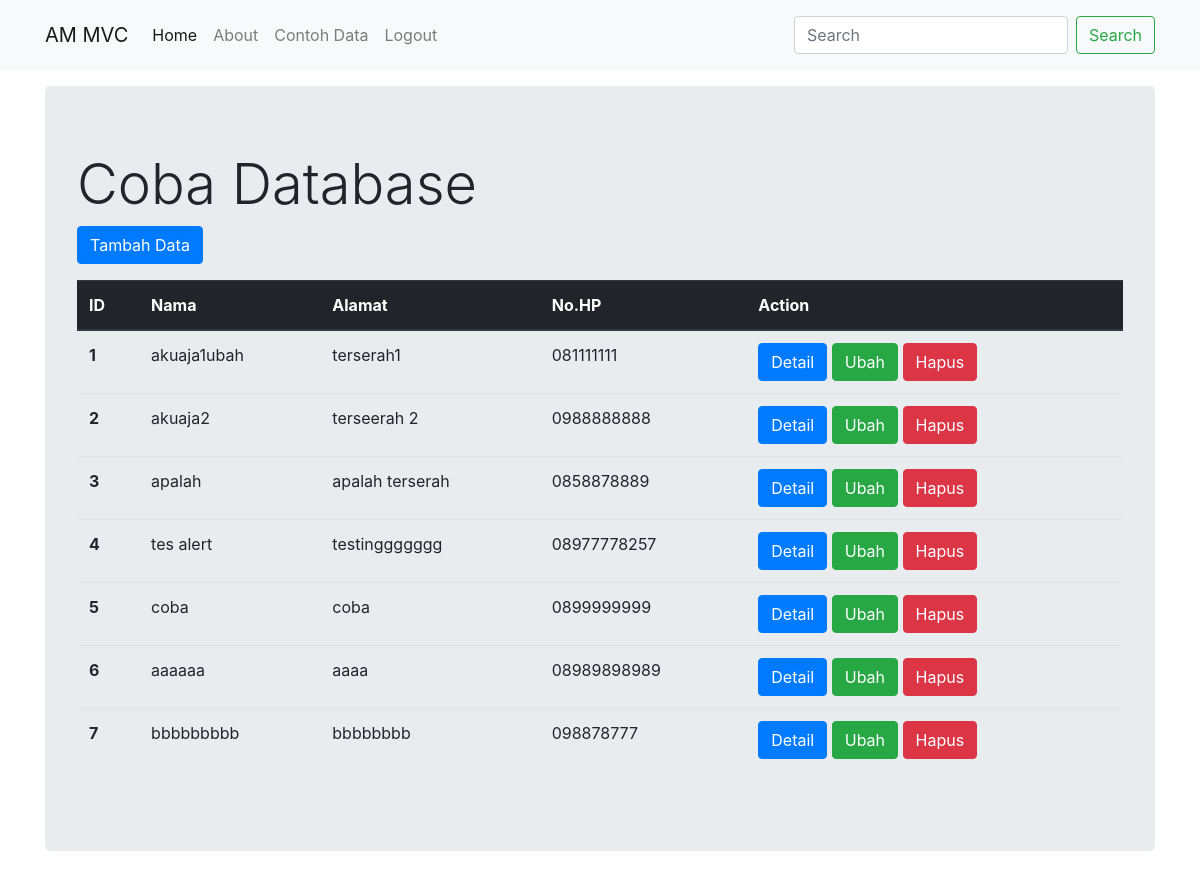
The app's page /public/contohdata (signed in) with its own data.
### tables this page shows
CREATE TABLE `data` (
  `id` int(11) NOT NULL,
  `nama` varchar(100) NOT NULL,
  `alamat` varchar(100) NOT NULL,
  `nohp` varchar(100) NOT NULL
);

### app/core/Controller.php (called while the page is built, shortened)
<?php
class Controller
{
	public function view($view, $data=[]){
		require_once '../app/views/'.$view.'.php';
	}
	public function model($model, $data=[]){
		return new $model;
	}
}
 ?>

### app/controllers/Contohdata.php (called while the page is built, shortened)
<?php
class Contohdata extends Controller
{
	public function index()
	{
		$data['judul'] = 'Contoh Data';
		$data['contohdata'] = $this->model('Contohdata_model')->getContoh();
		$this->view('/templates/header', $data);
		$this->view('/home/contohdata', $data);
		$this->view('/templates/footer');
	}
}
 ?>

### app/core/App.php (called while the page is built, shortened)
<?php
class App
{
	protected $method = 'index';
	protected $params =[];
	public function __construct(){
		$this->controller = new $this->controller;
		call_user_func_array([$this->controller, $this->method], $this->params);
	}
}
 ?>

### public/index.php (called while the page is built, shortened)
<?php
$app = new App;
 ?>

### app/core/Database.php (called while the page is built, shortened)
<?php
	class Database
	{
		private $host = DB_HOST;
		private $user = DB_USER;
		private $pass = DB_PASS;
		private $db_name = DB_NAME;
		private $dbh;
		private $stmt;
		public function __construct()
		{
			$dsn='mysql:host='. $this->host .';dbname=' . $this->db_name;
			$option = [
				PDO::ATTR_PERSISTENT => true,
				PDO::ATTR_ERRMODE => PDO::ERRMODE_EXCEPTION
			];
			try {
				$this->dbh = new PDO ($dsn, $this->user, $this->pass, $option);
			} catch (PDOException $e) {
				die($e->getMessage());
			}
		}
		public function query($query){
			$this->stmt = $this->dbh->prepare($query);
		}
		public function execute()
		{
			$this->stmt->execute();
		}
		public function resultSet()
		{
			$this->execute();
			return $this->stmt->fetchAll(PDO::FETCH_ASSOC);
		}
	}
 ?>

### app/models/Contohdata_model.php (called while the page is built, shortened)
<?php
	class Contohdata_model
	{
		private $db;
		public function __construct()
		{
			$this->db = new Database;
		}
		public function getContoh()
		{
			$this->db->query('SELECT * FROM data');
			return $this->db->resultSet();
		}
	}
 ?>

### app/views/home/contohdata.php (the view, shortened to what this page needs)
<div class="container">
<div class="jumbotron mt-3">
  <div class="row">
    <div class="col-lg-6">
    </div>
  </div>
  <h1 class="display-4">Coba Database</h1>
<button type="button" class="btn btn-primary tambahdatamodal" data-toggle="modal" data-target="#tambahdatamodal">
  Tambah Data
</button>
  <table class="table">
  <thead class="thead-dark">
    <tr>
      <th scope="col">ID</th>
      <th scope="col">Nama</th>
      <th scope="col">Alamat</th>
      <th scope="col">No.HP</th>
      <th scope="col">Action</th>
    </tr>
  </thead>
  <tbody>
    <?php foreach ( $data['contohdata'] as $cthdata ) : ?>
    <tr>
      <th scope="row"><?= $cthdata['id'] ?></th>
      <td><?= $cthdata['nama'] ?></td>
      <td><?= $cthdata['alamat'] ?></td>
      <td><?= $cthdata['nohp'] ?></td>
      <td>
        <a class="btn btn-primary" href="<?=BASEURL; ?>/contohdata/detail/<?= $cthdata['id']; ?>" >Detail</a>
        <a class="btn btn-success ubahmodal" href="#" data-toggle="modal" data-target="#tambahdatamodal" data-id="<?= $cthdata['id']; ?>" >Ubah</a>
        <a class="btn btn-danger" href="<?=BASEURL; ?>/contohdata/hapus/<?= $cthdata['id']; ?>" onclick="return confirm('apa anda yakin ingin menghapus data ini?');" >Hapus</a>
      </td>
    </tr>
    <?php endforeach; ?>
  </tbody>
</table>
</div>
</div>

### app/views/templates/header.php (shortened to what this page needs)
<!DOCTYPE html>
<html>
<head>
<link rel="stylesheet" href="<?= BASEURL;?>/css/bootstrap.min.css">
</head>
<body>
<nav class="navbar navbar-expand-lg navbar-light bg-light">
  <div class="container">
  <a class="navbar-brand" href="<?=BASEURL ?>/dashboard">AM MVC</a>
  <div class="collapse navbar-collapse" id="navbarText">
    <ul class="navbar-nav mr-auto">
      <li class="nav-item active">
        <a class="nav-link" href="<?=BASEURL ?>/dashboard">Home</a>
      </li>
      <li class="nav-item">
        <a class="nav-link" href="<?=BASEURL; ?>/dashboard/about">About</a>
      </li>
      <li class="nav-item">
        <a class="nav-link" href="<?=BASEURL; ?>/contohdata">Contoh Data</a>
      </li>
      <li class="nav-item">
        <a class="nav-link" href="<?=BASEURL; ?>/home/logout" onclick="return confirm('Apa anda yakin ingin Logout?');">Logout</a>
      </li>
    </ul>
    <span class="navbar-text">
      <form class="form-inline">
	    <input class="form-control mr-sm-2" type="search" placeholder="Search" aria-label="Search">
	    <button class="btn btn-outline-success my-2 my-sm-0" type="submit">Search</button>
	  </form>
    </span>
  </div>
  </div>
</nav>

### app/views/templates/footer.php (shortened to what this page needs)
</body>
</html>

### records on screen
data: id "1", nama "akuaja1ubah", alamat "terserah1", nohp "081111111"
data: id "2", nama "akuaja2", alamat "terseerah 2", nohp "0988888888"
data: id "3", nama "apalah", alamat "apalah terserah", nohp "0858878889"
data: id "4", nama "tes alert", alamat "testinggggggg", nohp "08977778257"
data: id "5", nama "coba", alamat "coba", nohp "0899999999"
data: id "6", nama "aaaaaa", alamat "aaaa", nohp "08989898989"
data: id "7", nama "bbbbbbbbb", alamat "bbbbbbbb", nohp "098878777"
